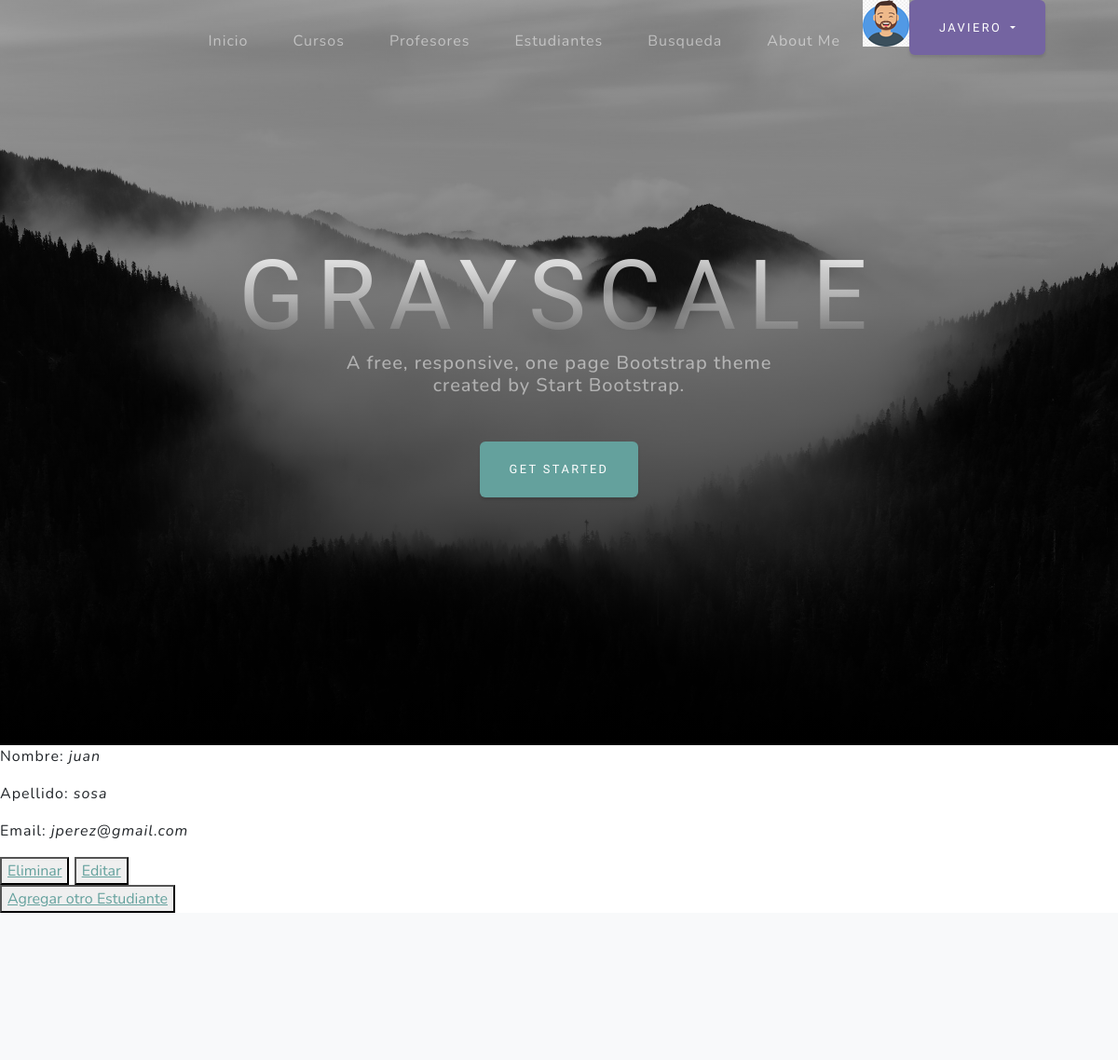
The page /ProyectoFinal/estudiante/lista/ (signed in, upper part) on the database as committed earlier.
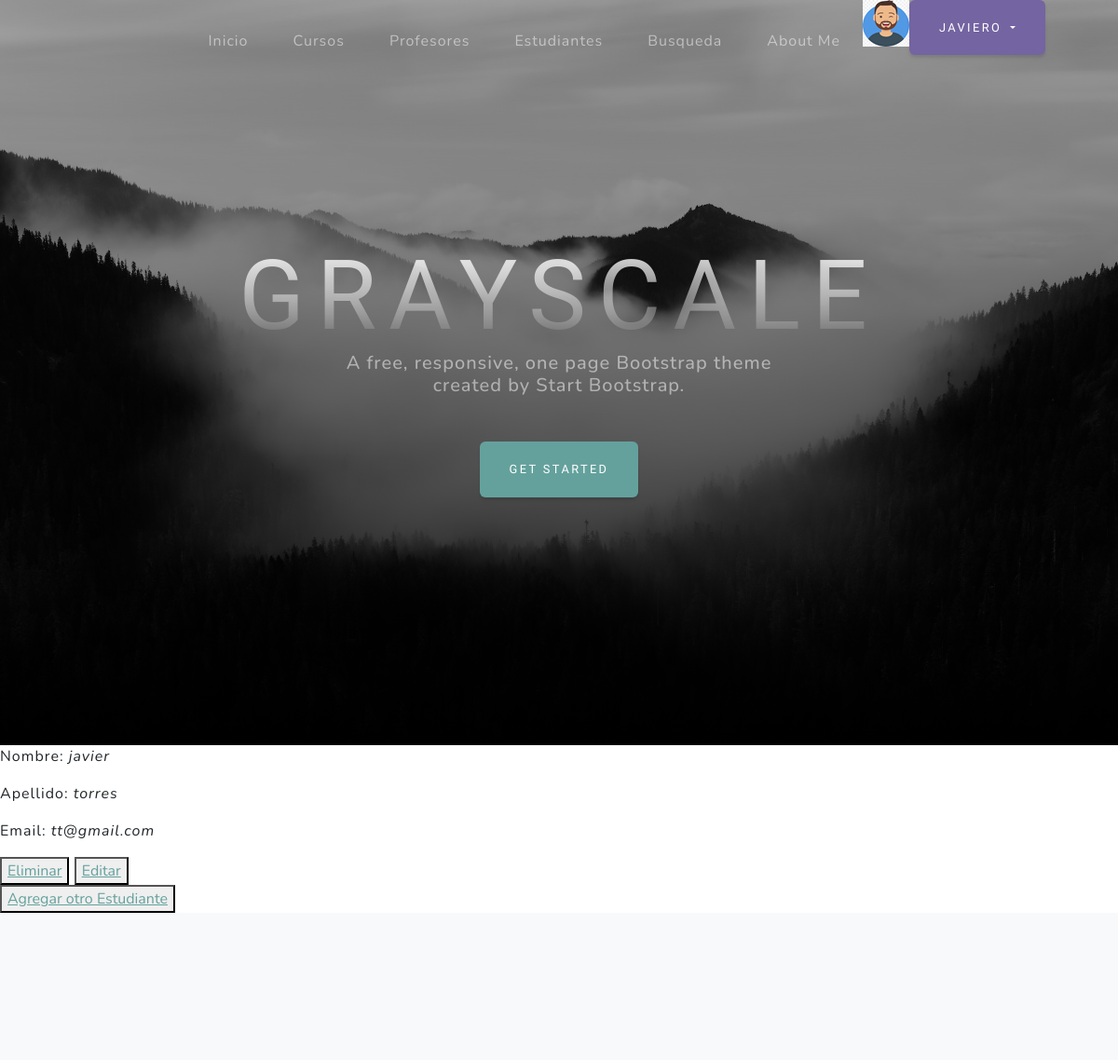
The same page on the database as committed later.
### users/models.py (models this page shows, shortened)
class Imagen(models.Model):
    user = models.OneToOneField(User, on_delete=models.CASCADE)
    imagen = models.ImageField(upload_to='imagenes', null=True, blank = True)

### ProyectoFinal/models.py (models this page shows, shortened)
class Estudiante(models.Model):
    nombre = models.CharField(max_length=30)
    apellido = models.CharField(max_length=30)
    email = models.EmailField()

### ProyectoFinal/views_clases.py (the view)
# urls.py: path('estudiante/lista/', views_clases.EstudianteListView.as_view(), name='EstudianteList'),
class EstudianteListView(LoginRequiredMixin,ListView):
    model = Estudiante
    context_object_name = "estudiantes"
    template_name = "proyectofinal/Vistas_Clases/estudiantes_list.html"

### ProyectoFinal/templates/proyectofinal/Vistas_Clases/estudiantes_list.html (shortened to what this page needs)
<!DOCTYPE html>
<html lang="en">
<head>
</head>
<body>
    {% extends "ProyectoFinal/index.html" %}
    {%load static %}
    {%block quecambia %}
    {% for p in estudiantes %}
    <p>Nombre: <i>{{ p.nombre }}</i></p>
    <p>Apellido: <i>{{ p.apellido }}</i></p>
    <p>Email: <i>{{ p.email }}</i></p>
    <button>
        <a href="{% url 'EstudianteDelete' p.id %}"> Eliminar</a>
    </button>
    <button>
        <a href="{% url 'EstudianteEdit' p.id %}">Editar</a>
    </button>
{% endfor %}
<br>
<button>
<a href="{% url 'New' %}">Agregar otro Estudiante</a>
</button>
    {%endblock%}

### ProyectoFinal/templates/proyectofinal/index.html (shortened to what this page needs)
{%load static %}
<!DOCTYPE html>
<html lang="en">
    <head>
        <link href="{% static 'proyectofinal/css/styles.css' %}" rel="stylesheet" />
    </head>
    <body id="page-top">
        <nav class="navbar navbar-expand-lg navbar-light fixed-top" id="mainNav">
            <div class="container px-4 px-lg-5">
                <div class="collapse navbar-collapse" id="navbarResponsive">
                    <ul class="navbar-nav ms-auto">
                        <li class="nav-item"><a class="nav-link" href="{% url 'inicio' %}">Inicio</a></li>
                        <li class="nav-item"><a class="nav-link" href="{% url 'cursos' %}">Cursos</a></li>
                        <li class="nav-item"><a class="nav-link" href="{% url 'profesores' %}">Profesores</a></li>
                        <li class="nav-item"><a class="nav-link" href="{% url 'estudiantes' %}">Estudiantes</a></li>
                        <li class="nav-item"><a class="nav-link" href="{% url 'busqueda' %}">Busqueda</a></li>
                        <li class="nav-item"><a class="nav-link" href="#signup">About Me</a></li>
                        {% if request.user.is_authenticated %}
                            <img src="{{request.user.imagen.imagen.url}}" alt="" style="height: 50px;width: 50px;">
                            <div class="dropdown">
                                <button class="btn btn-secondary dropdown-toggle" type="button" id="dropdownMenuButton1" data-bs-toggle="dropdown" aria-expanded="false">
                                    {{ request.user.username }}
                                </button>
                            </div>
                        {% endif %}
                    </ul>
                </div>
            </div>
        </nav>
        <header class="masthead">
            <div class="container px-4 px-lg-5 d-flex h-100 align-items-center justify-content-center">
                <div class="d-flex justify-content-center">
                    <div class="text-center">
                        <h1 class="mx-auto my-0 text-uppercase">Grayscale</h1>
                        <h2 class="text-white-50 mx-auto mt-2 mb-5">A free, responsive, one page Bootstrap theme created by Start Bootstrap.</h2>
                        <a class="btn btn-primary" href="#about">Get Started</a>
                    </div>
                </div>
            </div>
        </header>
        {% block quecambia %}{% endblock %}
        <section class="projects-section bg-light" id="projects">
        </section>
    </body>
</html>

Rows that differ between the two databases and show on the page:
removed Estudiante: nombre "juan", apellido "sosa", email "jperez@gmail.com"
added Estudiante: nombre "javier", apellido "torres", email "tt@gmail.com"
